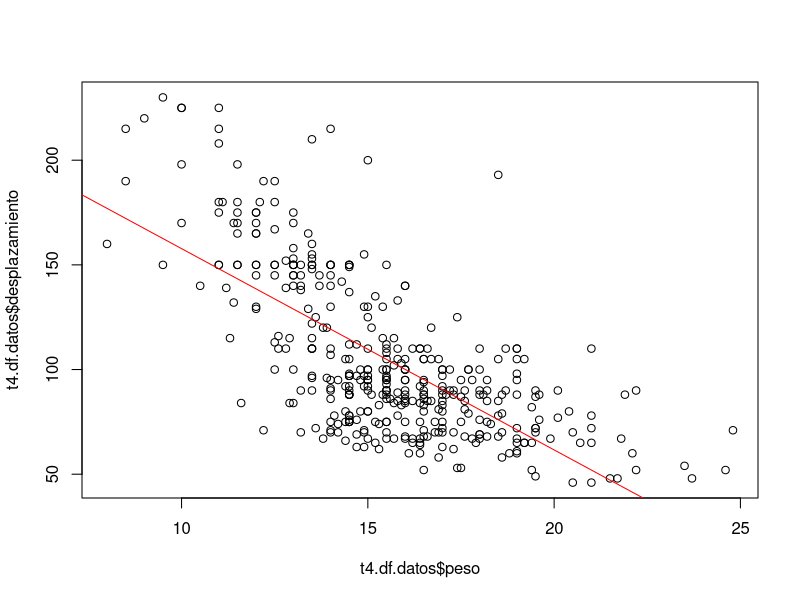
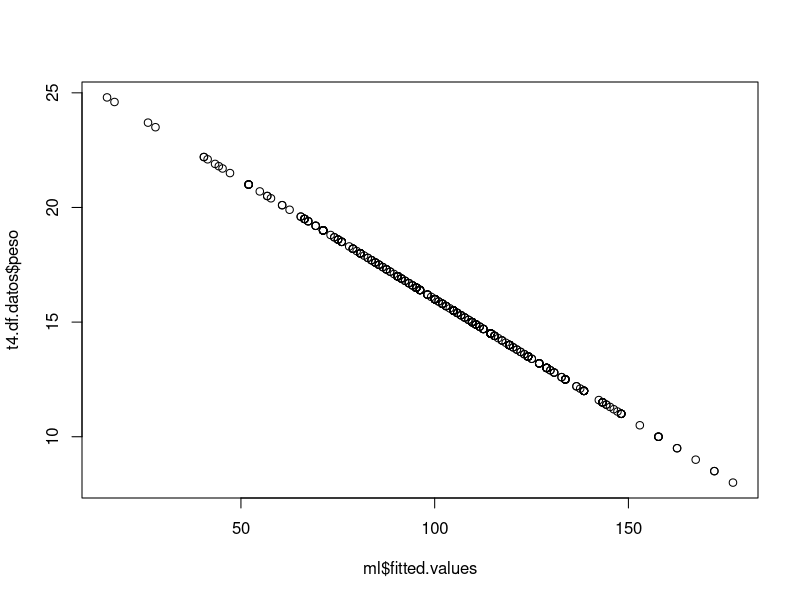
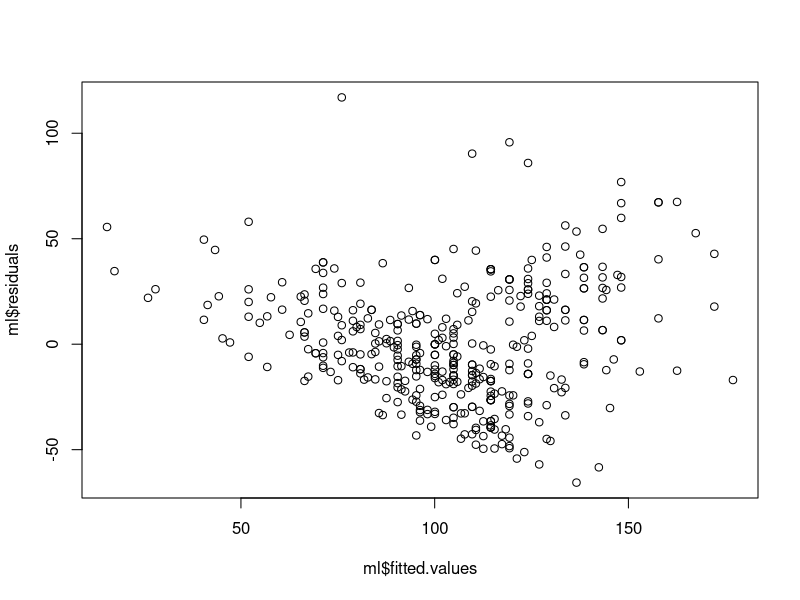
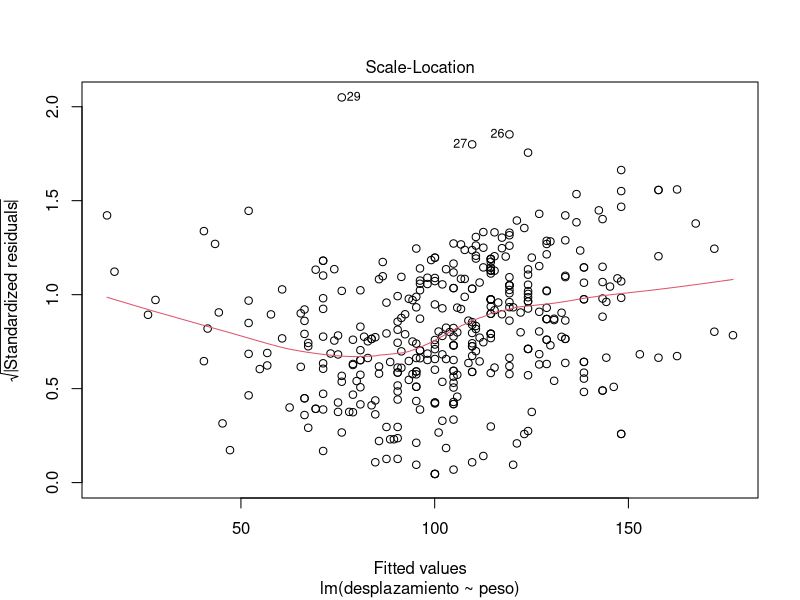
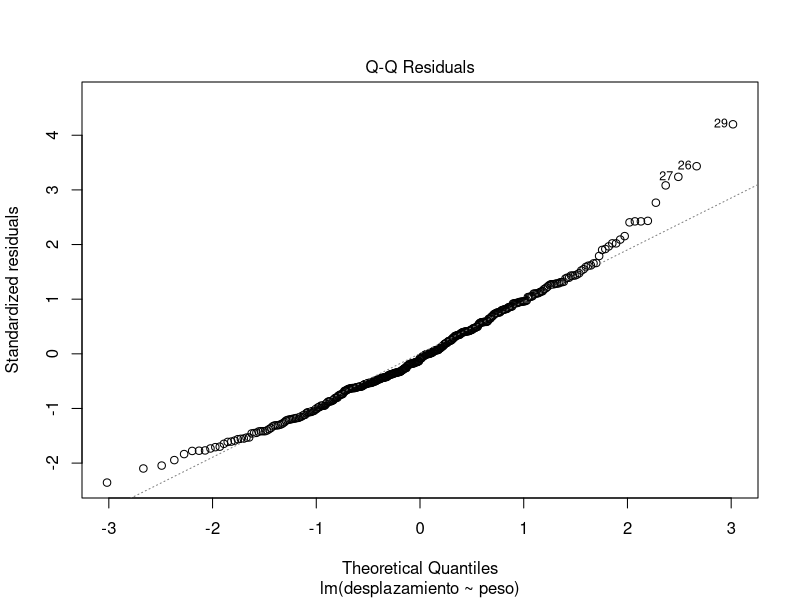

The R source for these figures, in order:
## ---- chunk 1
library(readxl)
t4.df.datos <- read_xlsx("T4_df_auto.xlsx")
head(t4.df.datos)

names (t4.df.datos) = c("ID", "millasporgalon", "cilindros", "desplazamiento", 
              "caballosdefuerza", "peso", "aceleracion","anio","origen","nombre")
names (t4.df.datos)
## ---- chunk 2
ml <- lm(desplazamiento~peso,t4.df.datos)
summary(ml)

#grafica predictor vs predicho
plot(t4.df.datos$peso,t4.df.datos$desplazamiento)
abline(ml,col="red")

#grafica predictor vs ajustados
plot(ml$fitted.values,t4.df.datos$peso)

#grafica residuales vs predichos

plot(ml$fitted.values,ml$residuals)

plot(ml,3)

#qqplot
plot(ml,2)

#Kolmogorov-Smirnov test
ks.test(ml$residuals,"pnorm")
